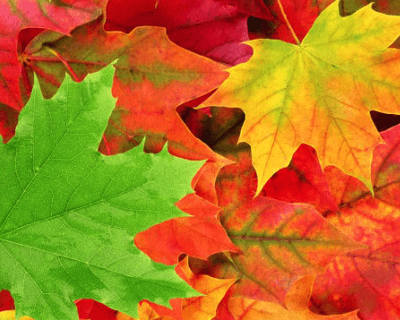
#> input picture ComputerVision_HW/2A-L3/images/fall-leaves.png, 400 x 320 px
$ python explore_edge_options.py
#> lines starting #> are read from the running program, lines starting #| are printed output that depends on the picture
import cv2

# Explore edge options

# Load an image
img = cv2.imread('images/fall-leaves.png')
#> img is the input picture: shape (320, 400, 3); mean B, G, R 30.5, 115.6, 179.4
cv2.imshow('Image', img)


# TODO: Create a Gaussian filter. Use cv2.getGaussianKernel.


def get_gauss_2d(kernel_size, sigma):
    gauss = cv2.getGaussianKernel(ksize=kernel_size, sigma=sigma)
    return gauss @ gauss.T


gauss_filter = get_gauss_2d(5, 2.5)


# TODO: Apply it, specifying an edge parameter (try different parameters). Use cv2.filter2D.
def filter2d_edge(image, pad, kernel, border_type):
#> called with pad = 50, kernel = array of shape (5, 5), border_type = 2
    new_img = cv2.copyMakeBorder(image, pad, pad, pad, pad, border_type)
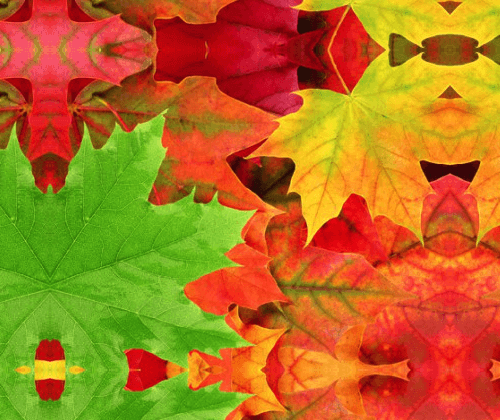
#> new_img: shape (420, 500, 3); mean B, G, R 31.2, 111.7, 179.5
    new_img = cv2.filter2D(new_img, -1, kernel)
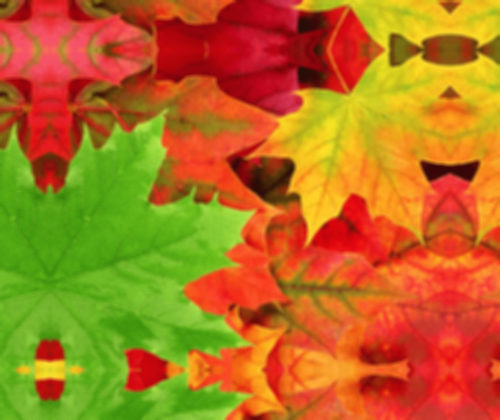
#> new_img: shape (420, 500, 3); mean B, G, R 31.2, 111.7, 179.5
    return new_img[pad:-pad, pad:-pad]
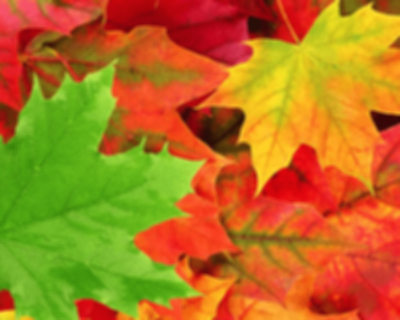
#> returned value: shape (320, 400, 3); mean of channels 0, 1, 2 30.5, 115.6, 179.4; drawn as B, G, R


border_reflect_img = filter2d_edge(img, 50, gauss_filter, cv2.BORDER_REFLECT)
border_wrap_img = filter2d_edge(img, 50, gauss_filter, cv2.BORDER_WRAP)
#> call 2 of filter2d_edge, with pad = 50, kernel = array of shape (5, 5), border_type = 3
#> in filter2d_edge (call 2), `new_img = cv2.copyMakeBorder(image, pad, pad, pad, pad, border_type)`:
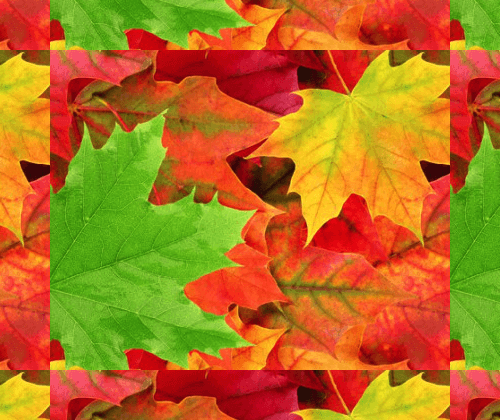
#> new_img: shape (420, 500, 3); mean B, G, R 31.2, 111.7, 179.5
#> in filter2d_edge (call 2), `new_img = cv2.filter2D(new_img, -1, kernel)`:
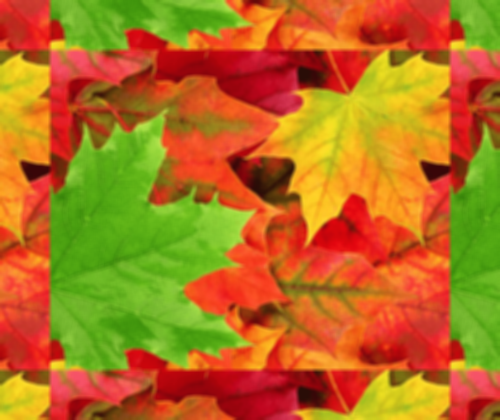
#> new_img: shape (420, 500, 3); mean B, G, R 31.2, 111.7, 179.5

cv2.imshow('Reflect border', border_reflect_img)
cv2.imshow('Wrap border', border_wrap_img)
cv2.waitKey(0)

$ run again, with ComputerVision_HW/2A-L3/images/moon.png copied over ComputerVision_HW/2A-L3/images/fall-leaves.png
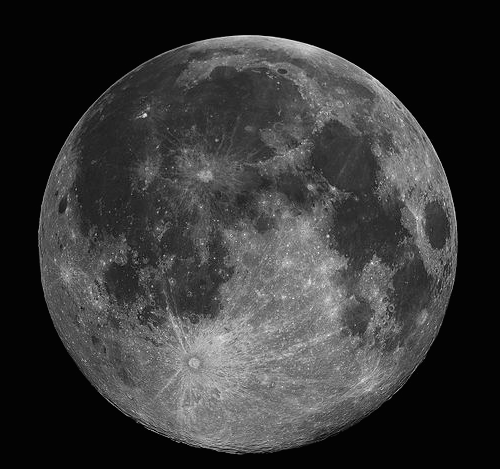
#> input picture ComputerVision_HW/2A-L3/images/moon.png, 500 x 469 px
#> img is the input picture: shape (469, 500, 3); min 3, max 255, mean 55.1
#> in filter2d_edge, `new_img = cv2.copyMakeBorder(image, pad, pad, pad, pad, border_type)`:
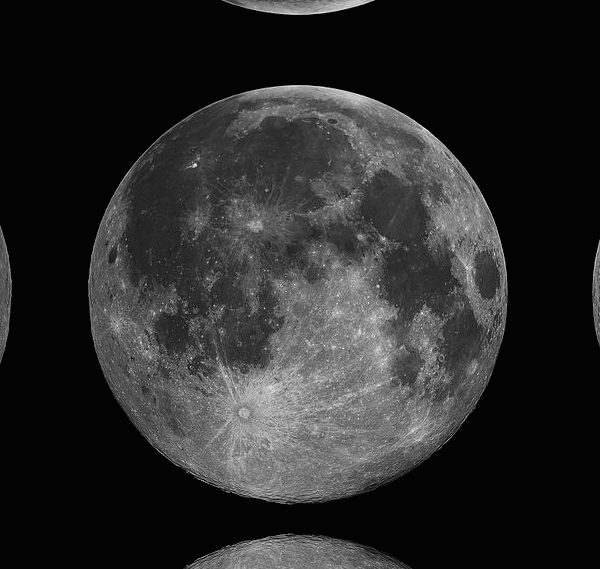
#> new_img: shape (569, 600, 3); min 3, max 255, mean 41.6
#> in filter2d_edge (call 2), `new_img = cv2.copyMakeBorder(image, pad, pad, pad, pad, border_type)`:
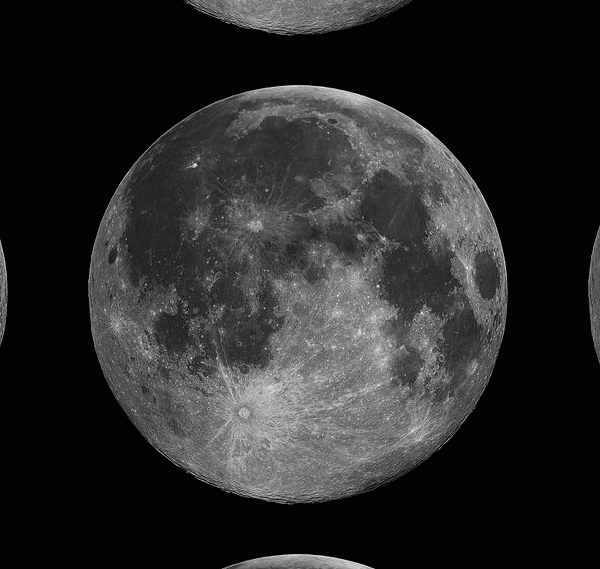
#> new_img: shape (569, 600, 3); min 3, max 255, mean 41.6
